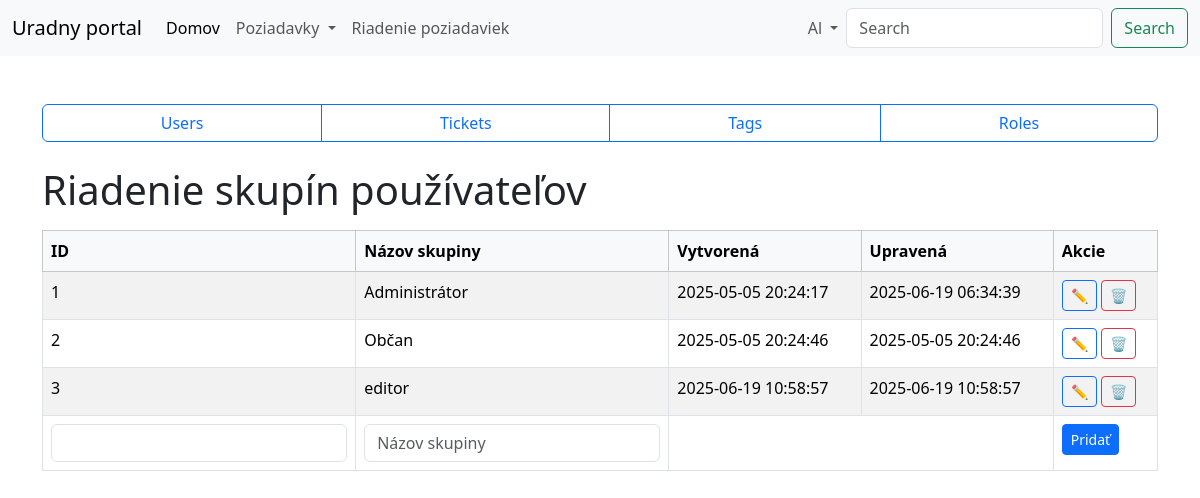
The app's page /roles-control.php (signed in) with its own data.
### tables this page shows
CREATE TABLE `users` (
  `id` int(11) UNSIGNED NOT NULL,
  `first_name` varchar(100) NOT NULL,
  `last_name` varchar(100) NOT NULL,
  `email` varchar(255) NOT NULL,
  `date_of_birth` date NOT NULL,
  `password` varchar(255) NOT NULL,
  `group_id` int(11) UNSIGNED NOT NULL,
  `created_at` timestamp NOT NULL DEFAULT current_timestamp(),
  `updated_at` timestamp NOT NULL DEFAULT current_timestamp()
);

CREATE TABLE `user_groups` (
  `id` int(11) UNSIGNED NOT NULL,
  `label` varchar(255) NOT NULL,
  `created_at` timestamp NOT NULL DEFAULT current_timestamp(),
  `updated_at` timestamp NOT NULL DEFAULT current_timestamp()
);

### classes/Auth.php (called while the page is built, shortened)
<?php
require_once __DIR__ . '/Database.php';
class Auth extends Database
{
    public static function user()
    {
        static $cachedUser = null;
        if ($cachedUser !== null) {
            return $cachedUser;
        }
        $db = (new self())->getConnection();
        $sql = "SELECT * FROM users WHERE id = :id";
        $statement = $db->prepare($sql);
        $statement->execute(['id' => $_SESSION['user']]);
        $user = $statement->fetch();
        $cachedUser = $user ?: null;
        return $cachedUser;
    }
    public static function isRole(int $role)
    {
        $user = self::user();
        return $user && (int)$user['group_id'] === $role;
    }
}

### classes/Database.php (called while the page is built, shortened)
<?php
class Database
{
    private $conn;
    protected function connect()
    {
        $config = Settings::DATABASE;
        $options = [
            PDO::ATTR_ERRMODE => PDO::ERRMODE_EXCEPTION,
            PDO::ATTR_DEFAULT_FETCH_MODE => PDO::FETCH_ASSOC,
        ];
        try {
            $this->conn = new PDO(
                'mysql:host=' . $config['HOST'] .
                ';dbname=' . $config['DBNAME'] .
                ';port=' . $config['PORT'],
                $config['USER_NAME'],
                $config['PASSWORD'],
                $options
            );
        } catch (PDOException $e) {
            die('Chyba pripojenia: ' . $e->getMessage());
        }
    }
    public function getConnection()
    {
        return $this->conn;
    }
}

### classes/UserGroupManage.php (called while the page is built, shortened)
<?php
require_once __DIR__ . '/Database.php';
class UserGroupManage extends Database
{
    protected $connection;
    public function __construct()
    {
        $this->connection = $this->getConnection();
    }
    public function getAll()
    {
        $stmt = $this->connection->query("SELECT * FROM user_groups ORDER BY id ASC");
        return $stmt->fetchAll();
    }
}

### roles-control.php (the view, shortened to what this page needs)
<?php
require_once __DIR__ . '/classes/Auth.php';
require_once __DIR__ . '/classes/UserGroupManage.php';
$user = Auth::user();
$groupService = new UserGroupManage();
$groups = $groupService->getAll();
$editId = $_POST['edit_id'] ?? null;
$editGroup = $editId ? $groupService->getById((int)$editId) : null;
?>
<!doctype html>
<html lang="sk">
<head>
    <?php require_once __DIR__ . '/parts/head.php'; ?>
</head>
<body>
<?php require_once __DIR__ . '/parts/header.php'; ?>
<section class="main">
    <div class="container mt-4">
        <?php require_once __DIR__ . '/parts/menu.php'; ?>
        <div class="row">
            <div class="col">
                <h2 class="display-6 mb-3">Riadenie skupín používateľov</h2>
                <table class="table table-bordered table-striped table-hover">
                    <thead class="table-light">
                        <tr>
                            <th>ID</th>
                            <th>Názov skupiny</th>
                            <th>Vytvorená</th>
                            <th>Upravená</th>
                            <th>Akcie</th>
                        </tr>
                    </thead>
                    <tbody>
                    <?php foreach ($groups as $group): ?>
                        <?php if ($editGroup && $editGroup['id'] == $group['id']): ?>
                            <form method="POST" action="/project_PHP_SJ/project_PHP_SJ/actions/groups/updateUserGroupProcess.php">
                                <tr>
                                    <td>
                                        <input type="number" name="id" value="<?= $group['id'] ?>" class="form-control" required min="1">
                                        <input type="hidden" name="old_id" value="<?= $group['id'] ?>">
                                    </td>
                                    <td><input type="text" name="label" value="<?= $group['label'] ?>" class="form-control" required></td>
                                    <td><?= $group['created_at'] ?></td>
                                    <td><?= $group['updated_at'] ?></td>
                                    <td>
                                        <button type="submit" class="btn btn-sm btn-success">Uložiť</button>
                                        <a href="roles-control.php" class="btn btn-sm btn-secondary">Zrušiť</a>
                                    </td>
                                </tr>
                            </form>
                        <?php else: ?>
                            <tr>
                                <td><?= $group['id'] ?></td>
                                <td><?= $group['label'] ?></td>
                                <td><?= $group['created_at'] ?></td>
                                <td><?= $group['updated_at'] ?></td>
                                <td>
                                    <form method="POST" class="d-inline">
                                        <button type="submit" class="btn btn-sm btn-outline-primary">✏</button>
                                    </form>
                                    <form method="POST" action="/project_PHP_SJ/project_PHP_SJ/actions/groups/deleteUserGroupProcess.php" class="d-inline">
                                        <button type="submit" class="btn btn-sm btn-outline-danger">🗑</button>
                                    </form>
                                </td>
                            </tr>
                        <?php endif; ?>
                    <?php endforeach; ?>
                    <form method="POST" action="/project_PHP_SJ/project_PHP_SJ/actions/groups/createUserGroupProcess.php">
                        <tr>
                            <td><input type="number" name="id" class="form-control" required></td>
                            <td><input type="text" name="label" class="form-control" placeholder="Názov skupiny" required></td>
                            <td colspan="2"></td>
                            <td><button type="submit" class="btn btn-sm btn-primary">Pridať</button></td>
                        </tr>
                    </form>
                    </tbody>
                </table>
            </div>
        </div>
    </div>
</section>
</body>
</html>

### parts/header.php (shortened to what this page needs)
<?php
require_once __DIR__ . '/../classes/Auth.php';
$user = Auth::user();
?>
<header class="header">
    <nav class="navbar navbar-expand-lg bg-body-tertiary">
        <div class="container-fluid">
            <a class="navbar-brand" href="./">Uradny portal</a>
            <div class="collapse navbar-collapse" id="navbarSupportedContent">
                <ul class="navbar-nav me-auto mb-2 mb-lg-0">
                    <li class="nav-item">
                        <a class="nav-link active" aria-current="page" href="./">
                            Domov
                        </a>
                    </li>
                    <?php if ($user): ?>
                    <li class="nav-item dropdown">
                        <a class="nav-link dropdown-toggle" href="./" role="button" data-bs-toggle="dropdown"
                            aria-expanded="false">
                            Poziadavky
                        </a>
                    </li>
                    <?php endif; ?>
                    <?php if (Auth::isRole(UserRoles::ADMIN)): ?>
                    <li class="nav-item">
                        <a class="nav-link" href="./control-panel.php">Riadenie poziadaviek</a>
                    </li>
                    <?php endif; ?>
                </ul>
                <div class="right-side d-flex">
                    <ul class="navbar-nav me-auto mb-2 mb-lg-0">
                        <li class="nav-item dropdown">
                            <a class="nav-link dropdown-toggle" href="#" id="accountDropdown" role="button"
                               data-bs-toggle="dropdown" aria-expanded="false">
                                <?= $user ? $user['first_name'] : 'ucet' ?>
                            </a>
                        </li>
                    </ul>
                    <form class="d-flex" method="get" action="./" role="search">
                        <input class="form-control me-2" type="search" name="search"
                               value="<?= $_GET['search'] ?? '' ?>"
                               placeholder="Search" aria-label="Search">
                        <button class="btn btn-outline-success" type="submit">Search</button>
                    </form>
                </div>
            </div>
        </div>
    </nav>
</header>

### css/templatemo-style.css (style rules this page uses)
.header, .navbar { z-index: 1040; position: relative; }

### records on screen
users: first_name "Al"
user_groups: id "1", label "Administrátor", created_at "2025-05-05 20:24:17", updated_at "2025-06-19 06:34:39"
user_groups: id "2", label "Občan", created_at "2025-05-05 20:24:46", updated_at "2025-05-05 20:24:46"
user_groups: id "3", label "editor", created_at "2025-06-19 10:58:57", updated_at "2025-06-19 10:58:57"
